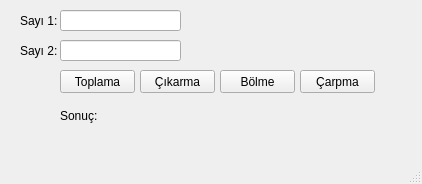
<?xml version="1.0" encoding="UTF-8"?>
<ui version="4.0">
 <class>MainWindow</class>
 <widget class="QMainWindow" name="MainWindow">
  <property name="geometry">
   <rect>
    <x>0</x>
    <y>0</y>
    <width>422</width>
    <height>184</height>
   </rect>
  </property>
  <property name="windowTitle">
   <string>MainWindow</string>
  </property>
  <widget class="QWidget" name="centralwidget">
   <widget class="QLabel" name="label_sayi1">
    <property name="geometry">
     <rect>
      <x>20</x>
      <y>10</y>
      <width>51</width>
      <height>21</height>
     </rect>
    </property>
    <property name="text">
     <string>Sayı 1:</string>
    </property>
   </widget>
   <widget class="QLabel" name="label_sayi2">
    <property name="geometry">
     <rect>
      <x>20</x>
      <y>40</y>
      <width>51</width>
      <height>21</height>
     </rect>
    </property>
    <property name="text">
     <string>Sayı 2:</string>
    </property>
   </widget>
   <widget class="QLineEdit" name="txt_sayi1">
    <property name="geometry">
     <rect>
      <x>60</x>
      <y>10</y>
      <width>121</width>
      <height>21</height>
     </rect>
    </property>
   </widget>
   <widget class="QLineEdit" name="txt_sayi2">
    <property name="geometry">
     <rect>
      <x>60</x>
      <y>40</y>
      <width>121</width>
      <height>21</height>
     </rect>
    </property>
   </widget>
   <widget class="QPushButton" name="btn_toplama">
    <property name="geometry">
     <rect>
      <x>60</x>
      <y>70</y>
      <width>75</width>
      <height>23</height>
     </rect>
    </property>
    <property name="text">
     <string>Toplama</string>
    </property>
   </widget>
   <widget class="QPushButton" name="btn_cikarma">
    <property name="geometry">
     <rect>
      <x>140</x>
      <y>70</y>
      <width>75</width>
      <height>23</height>
     </rect>
    </property>
    <property name="text">
     <string>Çıkarma</string>
    </property>
   </widget>
   <widget class="QPushButton" name="btn_carpma">
    <property name="geometry">
     <rect>
      <x>300</x>
      <y>70</y>
      <width>75</width>
      <height>23</height>
     </rect>
    </property>
    <property name="text">
     <string>Çarpma</string>
    </property>
   </widget>
   <widget class="QPushButton" name="btn_bolme">
    <property name="geometry">
     <rect>
      <x>220</x>
      <y>70</y>
      <width>75</width>
      <height>23</height>
     </rect>
    </property>
    <property name="text">
     <string>Bölme</string>
    </property>
   </widget>
   <widget class="QLabel" name="label_sonuc">
    <property name="geometry">
     <rect>
      <x>60</x>
      <y>100</y>
      <width>191</width>
      <height>31</height>
     </rect>
    </property>
    <property name="text">
     <string>Sonuç: </string>
    </property>
   </widget>
  </widget>
  <widget class="QMenuBar" name="menubar">
   <property name="geometry">
    <rect>
     <x>0</x>
     <y>0</y>
     <width>422</width>
     <height>21</height>
    </rect>
   </property>
  </widget>
  <widget class="QStatusBar" name="statusbar"/>
 </widget>
 <resources/>
 <connections/>
</ui>
